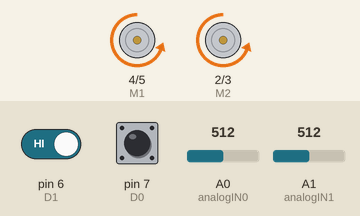
The sketch below on a simulated Arduino Uno, built with avr-gcc and run on an emulated ATmega328P. Parts: direction and speed pins drawn as motors (green arrow = direction pin HIGH = forward, orange = LOW = backward, longer = more drive). The test bench sets the inputs (shaded band); at power-on: A0 (analogIN0) = 512, pin 6 (D1) HIGH, A1 (analogIN1) = 512, pin 7 (D0) HIGH.

Above: at 1.2 s.
1.3 s: A0 (analogIN0) set to 460
2.8 s: A0 (analogIN0) set to 435
At 3.2 s:
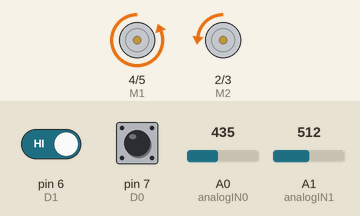
4.3 s: pin 6 (D1) driven LOW
At 5.5 s:
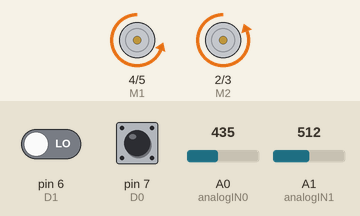
5.8 s: pin 6 (D1) driven HIGH
At 6.7 s:
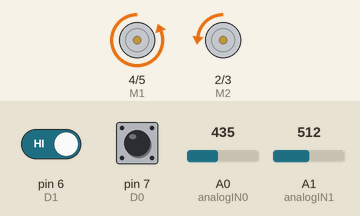
7.3 s: A1 (analogIN1) set to 461
8.8 s: A1 (analogIN1) set to 443
At 10.2 s:
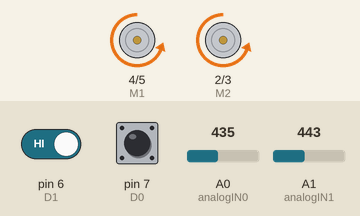
Timing chart, 0 to 11.3 s (numbered marks = the images above; inputs shaded):
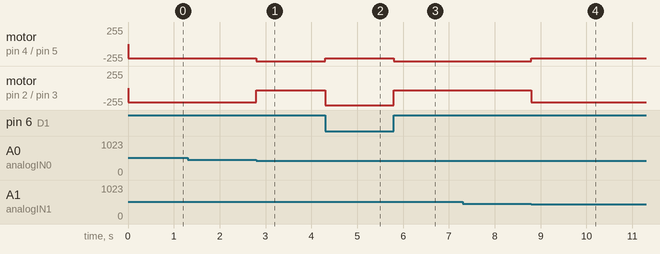

Measured:
- the behaviour switches between 451 and 450 on A0 (analogIN0) (found by bisection; images 0 and 1)
- the behaviour switches between 451 and 450 on A1 (analogIN1) (found by bisection; images 3 and 4)
- after the input at 1.3 s, every drawn part: stays the same
- after the input at 2.8 s, motor on pin 4 (M1) / pin 5 (E1): backward 210/255 → backward 255/255 at once; motor on pin 2 (M2) / pin 3 (E2): backward 210/255 → backward 35/255 at once
- after the input at 4.3 s, motor on pin 4 (M1) / pin 5 (E1): backward 255/255 → backward 210/255 at once; motor on pin 2 (M2) / pin 3 (E2): backward 35/255 → backward 255/255 at once
- after the input at 5.8 s, motor on pin 4 (M1) / pin 5 (E1): backward 210/255 → backward 255/255 at once; motor on pin 2 (M2) / pin 3 (E2): backward 255/255 → backward 35/255 at once
- after the input at 7.3 s, every drawn part: stays the same
- after the input at 8.8 s, motor on pin 4 (M1) / pin 5 (E1): backward 255/255 → backward 210/255 at once; motor on pin 2 (M2) / pin 3 (E2): backward 35/255 → backward 210/255 at once

The sketch:

main.ino
```cpp
// センサーのピン設定
const int analogIN0 = A0; // アナログ入力0のピン
const int D0 = 7;         // デジタル入力0のピン
const int analogIN1 = A1; // アナログ入力1のピン
const int D1 = 6;         // デジタル入力1のピン

// モータードライバのピン設定
const int E1 = 5; // モーター1の速度制御ピン
const int M1 = 4; // モーター1の方向制御ピン
const int E2 = 3; // モーター2の速度制御ピン
const int M2 = 2; // モーター2の方向制御ピン

// 制御に使用する定数
const int THRESHOLD = 450;      // センサーの閾値
const int SPEED_INNER = 35;     // カーブ内側のモーター速度
const int SPEED_OUTER = 255;    // カーブ外側のモーター速度
const int SPEED_LINEAR = 210;   // 直線走行時のモーター速度

void setup() {
    // モータードライバピンを出力に設定
    pinMode(M1, OUTPUT);
    pinMode(M2, OUTPUT);
    pinMode(E1, OUTPUT);
    pinMode(E2, OUTPUT);
}

void controlMotors(int speedLeft, int speedRight) {
    // モーター制御関数
    // 指定された速度で左右のモーターを制御
    digitalWrite(M1, LOW); // 方向は常に同じ（LOW）
    digitalWrite(M2, LOW);
    analogWrite(E1, speedLeft);   // 左モーターの速度設定
    analogWrite(E2, speedRight);  // 右モーターの速度設定
}

void loop() {
    // センサーからの値を読み取る
    int Aval0 = analogRead(analogIN0);
    int Dval0 = digitalRead(D0);
    int Aval1 = analogRead(analogIN1);
    int Dval1 = digitalRead(D1);

    // センサー値に基づいてモーターを制御
    if ((Dval0 == 0 && Dval1 == 0) || (Dval0 == 1 && Dval1 == 1)) {
        // 両方のデジタルセンサーが同じ値の場合の処理
        if (Aval0 > THRESHOLD && Aval1 <= THRESHOLD) {
        // 左センサーが閾値以上で右センサーが閾値以下の場合
        controlMotors(SPEED_INNER, SPEED_OUTER);
        } else if (Aval0 <= THRESHOLD && Aval1 > THRESHOLD) {
        // 右センサーが閾値以上で左センサーが閾値以下の場合
        controlMotors(SPEED_OUTER, SPEED_INNER);
        } else {
        // それ以外（両方のセンサーが閾値以上または以下の場合）
        controlMotors(SPEED_LINEAR, SPEED_LINEAR);
        }
    } else if (Dval0 == 1 && Dval1 == 0) {
        // 左センサーが1で右センサーが0の場合
        controlMotors(SPEED_INNER, SPEED_OUTER);
    } else {
        // その他（右センサーが1で左センサーが0）の場合
        controlMotors(SPEED_OUTER, SPEED_INNER);
    }
}
  
```
